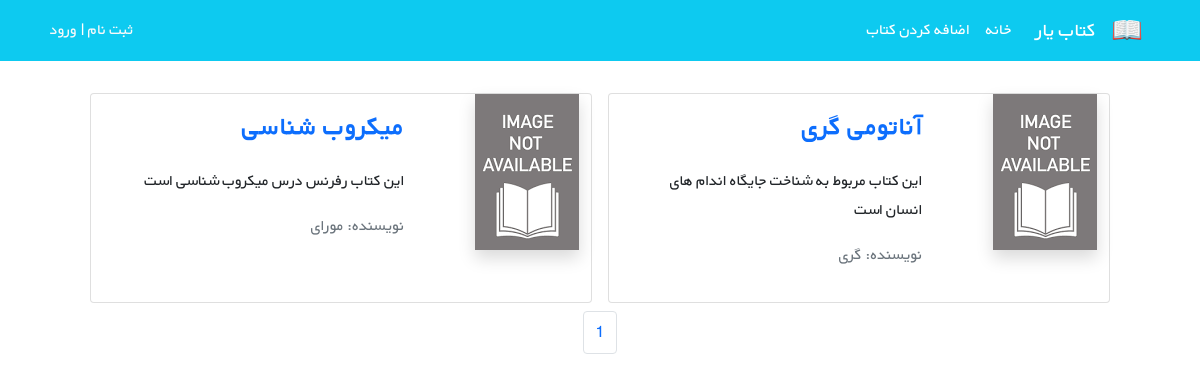
The page /books/ on the database as committed earlier.
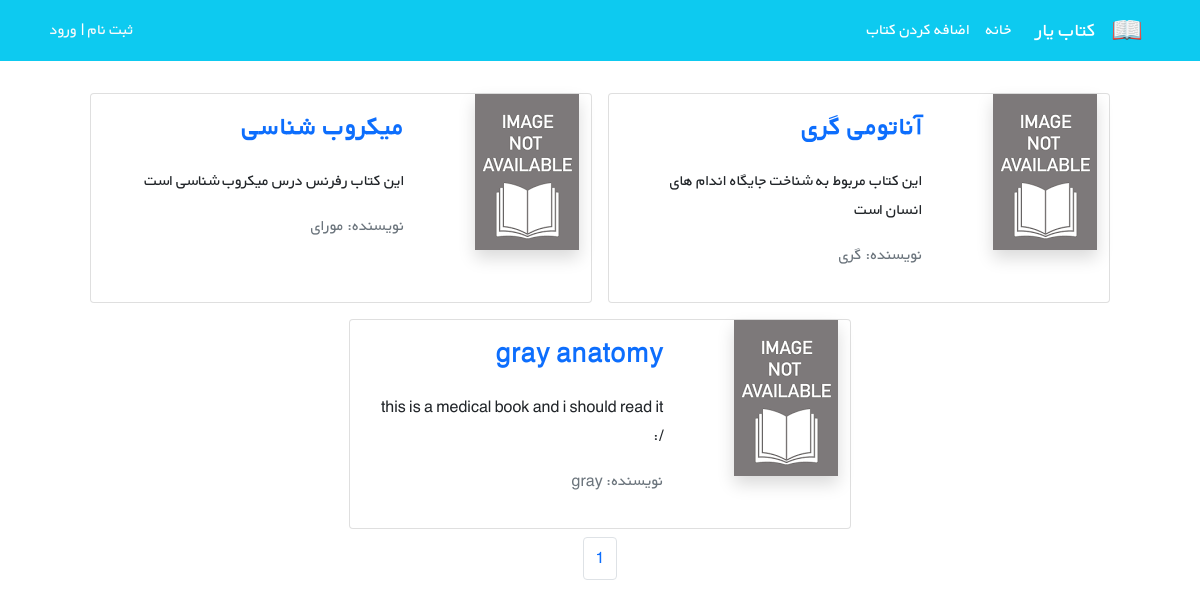
The same page on the database as committed later.
### books/models.py (models this page shows, shortened)
class Book(models.Model):
    title = models.CharField(max_length=100)
    author = models.CharField(max_length=1000)
    description = models.TextField()
    price = models.DecimalField(max_digits=5, decimal_places=2)
    cover = models.ImageField(upload_to='book_covers', null=True, blank=True)
    def get_absolute_url(self):
        return reverse('book_details', args=[self.id])

### books/views.py (the view)
# urls.py: path('', views.BookListView.as_view(), name='book_list'),
class BookListView(generic.ListView):
    model = Book
    paginate_by = 4
    template_name = 'books/book_list.html'
    context_object_name = 'books'

### books/templates/books/book_list.html (shortened to what this page needs)
{% extends '_base.html' %}
{% load book_tags %}
{% load static %}
{% block content %}
    <div class="container mt-4">
        <div class="row flex-row-reverse justify-content-md-center">
            {% for book in books %}
                <div class="card m-2" style="max-width: 45%">
                    <div class="row g-0 h-100" dir="rtl">
                        <div class="col-md-4">
                            {% if book.cover %}
                                <img class="shadow" src="{{ book.cover.url }}"
                                     class="img-fluid rounded-start" alt="...">
                            {% else %}
                                <img class="shadow" src="{% static 'default image/img.png' %}"
                                     class="img-fluid rounded-start" alt="...">
                            {% endif %}
                        </div>
                        <div class="col-md-8 h-100">
                            <div class="d-flex flex-column justify-content-between h-100">
                                <div class="card-body">
                                    <h3 class="card-title "><strong><a href="{{ book.get_absolute_url }}"
                                                                       class="text-decoration-none">{{ book.title }}</a></strong>
                                    </h3>
                                    <p class="card-text pt-3">{{ book.description|truncatewords:20|linebreaksbr }}</p>
                                    <p class="text-muted">نویسنده: {{ book.author }}</p>
                                </div>
                            </div>
                        </div>
                    </div>
                </div>
            {% endfor %}
        </div>
    </div>
    <nav aria-label="Page navigation example">
        <ul class="pagination justify-content-center">
                <li class="page-item"><a class="page-link" href="#">{{ page_obj.number }}</a></li>
        </ul>
    </nav>
{% endblock content %}

### templates/_base.html (shortened to what this page needs)
<!DOCTYPE HTML PUBLIC "-//W3C//DTD HTML 4.01//EN" "http://www.w3.org/TR/html4/strict.dtd">
{% load static %}
<html lang="en">
    <link href="https://cdn.jsdelivr.net/npm/bootstrap@5.1.3/dist/css/bootstrap.min.css" rel="stylesheet"
>
    <link rel="stylesheet" href="{% static 'css/style.css' %}">
</head>
<body>
<nav class="navbar navbar-expand-lg navbar-dark bg-info" dir="rtl">
    <div class="container">
        <a class="navbar-brand" href="#">
            <img src="{% static 'icons/book.png' %}" alt="" height="30"
                 class="d-inline-block align-text-top">
        </a>
        <a class="navbar-brand mx-3" href="#">کتاب یار</a>
        <div class="collapse navbar-collapse" id="navbarNavAltMarkup">
            <div class="navbar-nav">
                <a class="nav-link active" aria-current="page" href="{%  url 'book_list' %}">خانه</a>
                <a class="nav-link active" href="{% url 'book_create' %}">اضافه کردن کتاب</a>
            </div>
        </div>
        <div class="mx-2 text-white">
            {% if user.is_authenticated %}
            خوش آمدی
            {{ user.username }} |
            <a class="link-light text-decoration-none" href="{% url 'logout' %}">خروج</a>
            {% else %}
                <a class="link-light text-decoration-none" href="{% url 'signup' %}"> ثبت نام</a> |
                <a class="link-light text-decoration-none" href="{% url 'login' %}"> ورود </a>
            {% endif %}
        </div>
    </div>
</nav>
<div class="container">
{% block content %}
{% endblock %}
</div>
</body>
</html>

### static/css/style.css (style rules this page uses)
* { font-family: 'BYekan', sans-serif; line-height: 1.8rem; }

Rows that differ between the two databases and show on the page:
added Book: title "gray anatomy", description "this is a medical book and i should read it /:", author "gray"
